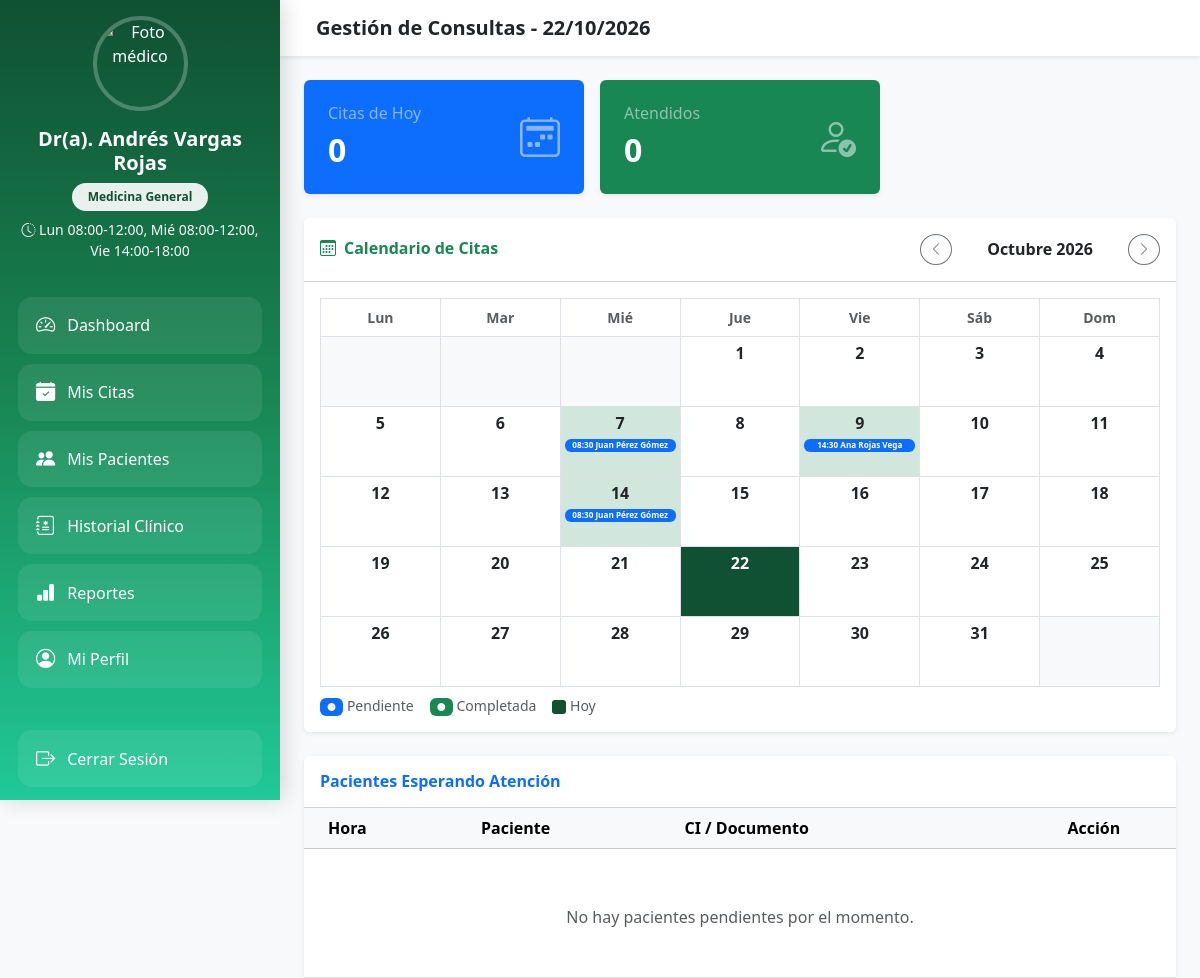
Page /index.php?controller=medico (signed in) on the committed database.
### tables this page shows
CREATE TABLE `cita` (
  `id` int(10) UNSIGNED NOT NULL,
  `paciente_id` int(10) UNSIGNED NOT NULL,
  `medico_id` int(10) UNSIGNED NOT NULL,
  `recepcionista_id` int(10) UNSIGNED DEFAULT NULL,
  `estado_cita_id` tinyint(3) UNSIGNED NOT NULL DEFAULT 1,
  `fecha` date NOT NULL,
  `hora` time NOT NULL,
  `motivo` varchar(255) DEFAULT NULL,
  `creado_en` timestamp NOT NULL DEFAULT current_timestamp()
);

CREATE TABLE `usuario` (
  `id` int(10) UNSIGNED NOT NULL,
  `rol_id` tinyint(3) UNSIGNED NOT NULL,
  `ci` varchar(20) NOT NULL,
  `nombre` varchar(80) NOT NULL,
  `apellido` varchar(80) NOT NULL,
  `correo` varchar(120) DEFAULT NULL,
  `clave` varchar(255) DEFAULT NULL,
  `telefono` varchar(20) DEFAULT NULL,
  `fecha_nac` date DEFAULT NULL,
  `direccion` varchar(200) DEFAULT NULL,
  `foto` varchar(255) DEFAULT NULL,
  `estado` tinyint(1) NOT NULL DEFAULT 1,
  `creado_en` timestamp NOT NULL DEFAULT current_timestamp()
);

### controllers/MedicoController.php (called while the page is built, shortened)
<?php
require_once __DIR__ . '/../models/CitaModel.php';
require_once __DIR__ . '/../models/MedicoModel.php';
class MedicoController {
    public static function index() {
        $uid        = $_SESSION['usuario_id'];
        $medico     = MedicoModel::findByUsuarioId($uid);
        $medicoId   = $medico['medico_id'];
        $citas_hoy   = CitaModel::citasHoyMedico($medicoId);
        $contadores  = CitaModel::contadoresHoy($medicoId);
        $cal_anio    = isset($_GET['cal_anio']) ? (int)$_GET['cal_anio'] : (int)date('Y');
        $cal_mes     = isset($_GET['cal_mes'])  ? (int)$_GET['cal_mes']  : (int)date('m');
        $citas_mes   = CitaModel::citasMesMedico($medicoId, $cal_anio, $cal_mes);
        $citas_por_dia = [];
        foreach ($citas_mes as $c) {
            $dia = (int)date('j', strtotime($c['fecha']));
            $citas_por_dia[$dia][] = $c;
        }
        require_once __DIR__ . '/../views/medico/index.php';
    }
}
?>

### public/index.php (called while the page is built, shortened)
<?php
$action     = $_GET['action']     ?? 'index';
$ctrl = new $controllerClass();
$ctrl->$action();

### models/MedicoModel.php (called while the page is built, shortened)
<?php
class MedicoModel {
    public static function findByUsuarioId($usuarioId) {
        $conexion = conexion::conectar();
        $sql  = "SELECT * FROM vw_medico_perfil WHERE id = :usuario_id LIMIT 1";
        $stmt = $conexion->prepare($sql);
        $stmt->bindParam(':usuario_id', $usuarioId);
        $stmt->execute();
        return $stmt->fetch(PDO::FETCH_ASSOC);
    }
}
?>

### models/CitaModel.php (called while the page is built, shortened)
<?php
class CitaModel {
    public static function contadoresHoy($medicoId) {
        $conexion = conexion::conectar();
        $s1 = $conexion->prepare(
            "SELECT COUNT(*) FROM cita c
             JOIN estado_cita ec ON ec.id = c.estado_cita_id
             WHERE c.medico_id = :id AND c.fecha = CURDATE() AND ec.nombre <> 'cancelada'"
        );
        $s1->bindParam(':id', $medicoId);
        $s1->execute();
        $s2 = $conexion->prepare(
            "SELECT COUNT(*) FROM cita c
             JOIN estado_cita ec ON ec.id = c.estado_cita_id
             WHERE c.medico_id = :id AND c.fecha = CURDATE() AND ec.nombre = 'completada'"
        );
        $s2->bindParam(':id', $medicoId);
        $s2->execute();
        return [
            'total_programado'    => $s1->fetchColumn(),
            'pacientes_atendidos' => $s2->fetchColumn(),
        ];
    }
    public static function citasMesMedico($medicoId, $anio = null, $mes = null) {
        $conexion = conexion::conectar();
        $anio = $anio ?? date('Y');
        $mes  = $mes  ?? date('m');
        $sql  = "SELECT c.id, c.fecha, c.hora, ec.nombre AS estado, c.motivo,
                        u.nombre, u.apellido
                 FROM cita c
                 JOIN usuario u      ON c.paciente_id = u.id
                 JOIN estado_cita ec ON ec.id = c.estado_cita_id
                 WHERE c.medico_id = :medico_id
                   AND YEAR(c.fecha)  = :anio
                   AND MONTH(c.fecha) = :mes
                   AND ec.nombre <> 'cancelada'
                 ORDER BY c.fecha ASC, c.hora ASC";
        $stmt = $conexion->prepare($sql);
        $stmt->bindParam(':medico_id', $medicoId);
        $stmt->bindParam(':anio',      $anio, PDO::PARAM_INT);
        $stmt->bindParam(':mes',       $mes,  PDO::PARAM_INT);
        $stmt->execute();
        return $stmt->fetchAll(PDO::FETCH_ASSOC);
    }
}
?>

### views/medico/index.php (the view, shortened to what this page needs)
<!DOCTYPE html>
<html lang="es">
<head>
    <link href="https://cdn.jsdelivr.net/npm/bootstrap@5.3.3/dist/css/bootstrap.min.css" rel="stylesheet">
    <link rel="stylesheet" href="https://cdn.jsdelivr.net/npm/bootstrap-icons@1.11.3/font/bootstrap-icons.min.css">
<link rel="stylesheet" href="../assets/css/syles_medico.css">
</head>
<body class="bg-light">
<div class="d-flex">
   <?php include 'includes/sidebar.php'; ?>
    <main class="main-content flex-grow-1">
        <nav class="topbar navbar px-4 py-3 bg-white shadow-sm mb-4">
            <div class="container-fluid">
                <h5 class="fw-bold mb-0">Gestión de Consultas - <?= date('d/m/Y') ?></h5>
            </div>
        </nav>
        <div class="container-fluid px-4">
            <div class="row g-3 mb-4">
                <div class="col-md-4">
                    <div class="card bg-primary text-white border-0 shadow-sm">
                        <div class="card-body p-4">
                            <div class="d-flex justify-content-between align-items-center">
                                <div>
                                    <h6 class="text-white-50">Citas de Hoy</h6>
                                    <h2 class="fw-bold mb-0"><?= $contadores['total_programado'] ?? 0 ?></h2>
                                </div>
                                <i class="bi bi-calendar2-week fs-1 opacity-50"></i>
                            </div>
                        </div>
                    </div>
                </div>
                <div class="col-md-4">
                    <div class="card bg-success text-white border-0 shadow-sm">
                        <div class="card-body p-4">
                            <div class="d-flex justify-content-between align-items-center">
                                <div>
                                    <h6 class="text-white-50">Atendidos</h6>
                                    <h2 class="fw-bold mb-0"><?= $contadores['pacientes_atendidos'] ?? 0 ?></h2>
                                </div>
                                <i class="bi bi-person-check fs-1 opacity-50"></i>
                            </div>
                        </div>
                    </div>
                </div>
            </div>
            <div class="card border-0 shadow-sm mb-4">
                <div class="card-header bg-white py-3 d-flex justify-content-between align-items-center">
                    <h6 class="mb-0 fw-bold text-success">
                        <i class="bi bi-calendar3 me-2"></i>Calendario de Citas
                    </h6>
                    <div class="d-flex align-items-center gap-2">
                        <?php
                            $mes_prev_anio = $cal_mes == 1 ? $cal_anio - 1 : $cal_anio;
                            $mes_prev      = $cal_mes == 1 ? 12 : $cal_mes - 1;
                            $mes_next_anio = $cal_mes == 12 ? $cal_anio + 1 : $cal_anio;
                            $mes_next      = $cal_mes == 12 ? 1 : $cal_mes + 1;
                            $nombres_mes   = ['','Enero','Febrero','Marzo','Abril','Mayo','Junio',
                                              'Julio','Agosto','Septiembre','Octubre','Noviembre','Diciembre'];
                        ?>
                        <a href="index.php?controller=medico&action=index&cal_anio=<?= $mes_prev_anio ?>&cal_mes=<?= $mes_prev ?>"
                           class="btn btn-sm btn-outline-secondary rounded-circle" title="Mes anterior">
                            <i class="bi bi-chevron-left"></i>
                        </a>
                        <span class="fw-semibold text-dark" style="min-width:160px;text-align:center;">
                            <?= $nombres_mes[$cal_mes] . ' ' . $cal_anio ?>
                        </span>
                        <a href="index.php?controller=medico&action=index&cal_anio=<?= $mes_next_anio ?>&cal_mes=<?= $mes_next ?>"
                           class="btn btn-sm btn-outline-secondary rounded-circle" title="Mes siguiente">
                            <i class="bi bi-chevron-right"></i>
                        </a>
                    </div>
                </div>
                <div class="card-body p-3">
                    <?php
                        $primer_dia    = mktime(0,0,0,$cal_mes,1,$cal_anio);
                        $dias_en_mes   = (int)date('t', $primer_dia);
                        $inicio_sem    = ((int)date('w', $primer_dia) + 6) % 7;
                        $hoy_d         = (int)date('d');
                        $hoy_m         = (int)date('m');
                        $hoy_a         = (int)date('Y');
                    ?>
                    <table class="table table-bordered mb-0 text-center" style="table-layout:fixed;">
                        <thead>
                            <tr>
                                <?php foreach(['Lun','Mar','Mié','Jue','Vie','Sáb','Dom'] as $d): ?>
                                    <th class="text-muted fw-semibold small py-2"><?= $d ?></th>
                                <?php endforeach; ?>
                            </tr>
                        </thead>
                        <tbody>
                        <?php
                            $celda = 0;
                            $dia   = 1;
                            echo '<tr>';
                            for ($i = 0; $i < $inicio_sem; $i++) {
                                echo '<td class="bg-light text-muted" style="height:70px;"></td>';
                                $celda++;
                            }
                            while ($dia <= $dias_en_mes) {
                                $es_hoy   = ($dia == $hoy_d && $cal_mes == $hoy_m && $cal_anio == $hoy_a);
                                $tiene    = isset($citas_por_dia[$dia]);
                                $bg   = $es_hoy   ? 'background:#0f5132;color:white;'
                                      : ($tiene   ? 'background:#d1e7dd;'
                                                  : '');
                                $cls  = 'align-top p-1';
                                echo "<td class=\"$cls\" style=\"height:70px;$bg\">";
                                echo "<div class='fw-bold " . ($es_hoy ? 'text-white' : 'text-dark') . " mb-1'>" . $dia . "</div>";
                                if ($tiene) {
                                    foreach ($citas_por_dia[$dia] as $cita) {
                                        $hora  = date("H:i", strtotime($cita['hora']));
                                        $nomb  = htmlspecialchars($cita['nombre'] . ' ' . $cita['apellido']);
                                        $badge = $cita['estado'] === 'completada' ? 'bg-success' : 'bg-primary';
                                        echo "<a href='index.php?controller=medico&action=atenderCita&id={$cita['id']}'
                                                 class='d-block text-decoration-none mb-1'
                                                 title='$nomb · $hora'
                                                 style='font-size:0.68rem;'>
                                                <span class='badge $badge w-100 text-truncate'>$hora $nomb</span>
                                              </a>";
                                    }
                                }
                                echo '</td>';
                                $celda++;
                                if ($celda % 7 === 0 && $dia < $dias_en_mes) {
                                    echo '</tr><tr>';
                                }
                                $dia++;
                            }
                            while ($celda % 7 !== 0) {
                                echo '<td class="bg-light" style="height:70px;"></td>';
                                $celda++;
                            }
                            echo '</tr>';
                        ?>
                        </tbody>
                    </table>
                    <?php if (!empty($citas_mes)): ?>
                    <div class="mt-2 d-flex gap-3 flex-wrap">
                        <small class="text-muted"><span class="badge bg-primary">●</span> Pendiente</small>
                        <small class="text-muted"><span class="badge bg-success">●</span> Completada</small>
                        <small class="text-muted"><span style="display:inline-block;width:14px;height:14px;background:#0f5132;border-radius:3px;vertical-align:middle;"></span> Hoy</small>
                    </div>
                    <?php endif; ?>
                </div>
            </div>
            <div class="card border-0 shadow-sm">
                <div class="card-header bg-white py-3">
                    <h6 class="mb-0 fw-bold text-primary">Pacientes Esperando Atención</h6>
                </div>
                <div class="table-responsive">
                    <table class="table table-hover align-middle mb-0">
                        <thead class="table-light">
                            <tr>
                                <th class="ps-4">Hora</th>
                                <th>Paciente</th>
                                <th>CI / Documento</th>
                                <th class="text-center">Acción</th>
                            </tr>
                        </thead>
                        <tbody>
                            <?php if (empty($citas_hoy)): ?>
                                <tr>
                                    <td colspan="4" class="text-center py-5 text-muted">
                                        No hay pacientes pendientes por el momento.
                                    </td>
                                </tr>
                            <?php endif; ?>
                        </tbody>
                    </table>
                </div>
            </div>
        </div>
    </div>
</body>
</html>

### assets/css/syles_medico.css (style rules this page uses)
.main-content { margin-left: 280px; width: calc(100% - 280px); min-height: 100vh; }

### rows in the picture
cita: hora "08:30", usuario.nombre+apellido "Juan Pérez Gómez"
cita: hora "14:30", usuario.nombre+apellido "Ana Rojas Vega"
cita: hora "08:30", usuario.nombre+apellido "Juan Pérez Gómez"

### other values in the picture
$nombre . ' ' . $apellido "Andrés Vargas Rojas"
$especialidad "Medicina General"
$horario "Lun 08:00-12:00, Mié 08:00-12:00, Vie 14:00-18:00"
$contadores['total_programado'] "0"
$contadores['pacientes_atendidos'] "0"
$nombres_mes[$cal_mes] "Octubre"
$cal_anio "2026"
$d "Lun"
$d "Mar"
$d "Mié"
$d "Jue"
$d "Vie"
$d "Sáb"
$d "Dom"
